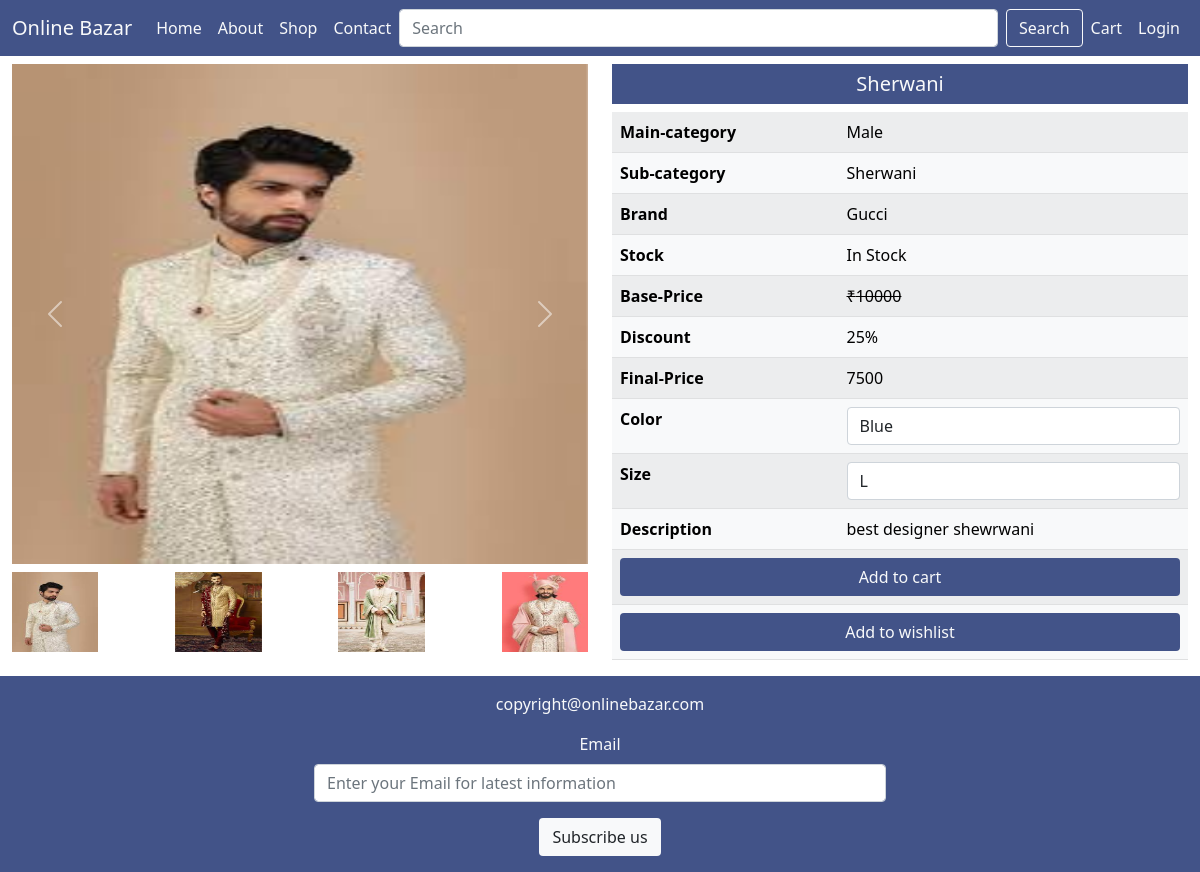
Page /single-product-page/9/ on the committed database.
### mainApp/models.py (models this page shows, shortened)
class Product(models.Model):
    id = models.AutoField(primary_key=True)
    name = models.CharField(max_length=20)
    maincategory = models.ForeignKey(Maincategory, on_delete=models.CASCADE)
    subcategory = models.ForeignKey(Subcategory, on_delete=models.CASCADE)
    brand = models.ForeignKey(Brand, on_delete=models.CASCADE)
    seller = models.ForeignKey(Seller, on_delete=models.CASCADE, default=None)
    baseprice = models.IntegerField()
    discount = models.IntegerField()
    finalprice = models.IntegerField()
    size = models.CharField(max_length=100)
    color = models.CharField(max_length=100)
    description = models.TextField()
    stock = models.CharField(max_length=20, default="In Stock")
    pic1 = models.ImageField(
        upload_to="images", default='nopic.jpg', null=True, blank=True)
    pic2 = models.ImageField(
        upload_to="images", default='nopic.jpg', null=True, blank=True)
    pic3 = models.ImageField(
        upload_to="images", default='nopic.jpg', null=True, blank=True)
    pic4 = models.ImageField(
        upload_to="images", default='nopic.jpg', null=True, blank=True)

class Maincategory(models.Model):
    id = models.AutoField(primary_key=True)
    name = models.CharField(max_length=20)
    def __str__(self):
        return self.name

class Subcategory(models.Model):
    id = models.AutoField(primary_key=True)
    name = models.CharField(max_length=20)
    def __str__(self):
        return self.name

class Brand(models.Model):
    id = models.AutoField(primary_key=True)
    name = models.CharField(max_length=20)
    def __str__(self):
        return self.name

### mainApp/views.py (the view)
# urls.py: path('single-product-page/<int:num>/',views.singleproductpage),
def singleproductpage(request, num):
    p = Product.objects.get(id=num)
    color = p.color.split(",")
    color = color[:-1]
    size = p.size.split(",")
    size = size[:-1]
    return render(request, "singleproductpage.html", {"Product": p, "Color": color, "Size": size})

### mainApp/templatetags/product.py (called while the page is built)
@register.filter('Stock')
def Stock(request,data):
    if(data=="In Stock"):
        return True
    else:
        return False

### mainApp/templates/singleproductpage.html (shortened to what this page needs)
{% extends 'index.html' %}
{% load static %}
{% load product %}
{% block body %}
<div class="container-fluid  mt-3">
    <div class="row">
        <div class="col-xxl-6 col-xl-6 col-lg-6 col-md-6 col-sm-12 col-12">
            <div id="carouselExampleFade" class="carousel slide carousel-fade" data-bs-ride="carousel">
                <div class="carousel-inner">
                    <div class="carousel-item active">
                        <img src="{{Product.pic1.url}}" height="500" class="d-block w-100">
                    </div>
                </div>
                <button class="carousel-control-prev" type="button" data-bs-target="#carouselExampleFade"
                    data-bs-slide="prev">
                    <span class="carousel-control-prev-icon" aria-hidden="true"></span>
                </button>
                <button class="carousel-control-next" type="button" data-bs-target="#carouselExampleFade"
                    data-bs-slide="next">
                    <span class="carousel-control-next-icon" aria-hidden="true"></span>
                </button>
            </div>
            <div class="mt-2 mb-2 d-flex justify-content-between">
                <img src="{{Product.pic1.url}}" height='80px' width='15%'>
                <img src="{{Product.pic2.url}}" height='80px' width='15%'>
                <img src="{{Product.pic3.url}}" height='80px' width='15%'>
                <img src="{{Product.pic4.url}}" height='80px' width='15%'>
            </div>
        </div>
        <div class="col-xxl-6 col-xl-6 col-lg-6 col-md-6 col-sm-12 col-12">
            <h5 class="background text-light text-center p-2">{{Product.name}}</h5>
            <table class="table table-light table-striped table-hover">
                <tr>
                    <th>Main-category</th>
                    <td>{{Product.maincategory}}</td>
                </tr>
                <tr>
                    <th>Sub-category</th>
                    <td>{{Product.subcategory}}</td>
                </tr>
                <tr>
                    <th>Brand</th>
                    <td>{{Product.brand}}</td>
                </tr>
                <tr>
                    <th>Stock</th>
                    <td>{{Product.stock}}</td>
                </tr>
                <tr>
                    <th>Base-Price</th>
                    <td><del>&#8377;{{Product.baseprice}}</del></td>
                </tr>
                <tr>
                    <th>Discount</th>
                    <td>{{Product.discount}}%</td>
                </tr>
                <tr>
                    <th>Final-Price</th>
                    <td>{{Product.finalprice}}</td>
                </tr>
                <form action="/add-to-cart/" method="post">
                    <tr>
                        <th>Color</th>
                        <td><select name="color" class="form-control">
                                {% for i in Color %}
                                <option value="{{i}}">{{i}}</option>
                                {% endfor %}
                            </select>
                        </td>
                    </tr>
                    <tr>
                        <th>Size</th>
                        <td><select name="size" class="form-control">
                                {% for i in Size %}
                                <option value="{{i}}">{{i}}</option>
                                {% endfor %}
                            </select>
                        </td>
                    </tr>
                    <tr>
                        <th>Description</th>
                        <td>{{Product.description}}</td>
                    </tr>
                    <tr>
                        {% if request|Stock:Product.stock %}
                        <th colspan="2"><button type="submit" class="btn background text-light w-100">Add to cart</button></th>
                        {% else %}
                        <th colspan="2"><button type="submit" disabled class="btn background text-light w-100">Add to cart</button></th>
                        {% endif %}
                    </tr>
                </form>
                <tr>
                    <th colspan="2"><a href="/add-to-wishlist/{{Product.id}}"
                            class="btn background text-light w-100">Add to wishlist</a></th>
                </tr>
            </table>
        </div>
    </div>
</div>
{% endblock %}

### mainApp/templates/index.html (shortened to what this page needs)
{% load static %}
<!DOCTYPE html>
<html lang="en">
<head>
  <link href="https://cdn.jsdelivr.net/npm/bootstrap@5.1.3/dist/css/bootstrap.min.css" rel="stylesheet"
>
  <link rel="stylesheet" href="{%static 'css/style.css' %}">
  <link rel="stylesheet" href="https://cdnjs.cloudflare.com/ajax/libs/font-awesome/4.7.0/css/font-awesome.min.css">
  <link rel="stylesheet"
    href="https://fonts.sandbox.google.com/css2?family=Material+Symbols+Sharp:opsz,wght,FILL,GRAD@20..48,100..700,0..1,-50..200" />
</head>
<body>
  <nav class="navbar navbar-expand-lg navbar-light background fixed-top">
    <div class="container-fluid">
      <a class="navbar-brand text-light" href="/">Online Bazar</a>
      <div class="collapse navbar-collapse" id="navbarSupportedContent">
        <ul class="navbar-nav me-auto mb-2 mb-lg-0">
          <li class="nav-item">
            <a class="nav-link text-light active" aria-current="page" href="/">Home</a>
          </li>
          <li class="nav-item">
            <a class="nav-link text-light" href="#">About</a>
          </li>
          <li class="nav-item">
            <a class="nav-link text-light" href="/shop/All/All/All">Shop</a>
          </li>
          <li class="nav-item">
            <a class="nav-link text-light" href="/contact/">Contact</a>
          </li>
        </ul>
        <form class="d-flex w-100" method="post" action="/shop/All/All/All/">
          <input class="form-control me-2" type="search" name="search" placeholder="Search" aria-label="Search">
          <button class="btn btn-outline-light" type="submit">Search</button>
        </form>
        <ul class="navbar-nav me-auto mb-2 mb-lg-0">
          <li class="nav-item ">
            <a class="nav-link text-light" href="/cart/">Cart</a>
          </li>
          {% if request.user.is_authenticated %}
          <li class="nav-item  dropdown">
            <a class="nav-link dropdown-toggle text-light" href="#" id="navbarDropdown" role="button"
              data-bs-toggle="dropdown" aria-expanded="false">
              {{request.user}}
            </a>
            <ul class="dropdown-menu" aria-labelledby="navbarDropdown">
              <li><a class="dropdown-item" href="/profile/">Profile</a></li>
              <li><a class="dropdown-item" href="/logout/">Logout</a></li>
            </ul>
          </li>
          {% else %}
          <li class="nav-item ">
            <a class="nav-link text-light" href="/login/">Login</a>
          </li>
          {% endif %}
        </ul>
      </div>
    </div>
  </nav>
  <br>
  <br>
  {% block body %}{% endblock %}
  <footer class="background p-3 text-light text-center">
    <p>copyright@onlinebazar.com</p>
    <div class="row">
      <div class="col-md-3 col-sm-12 col-12"></div>
      <div class="col-md-6 col-sm-12 col-12">
        <form action="/" method="post">
          <div class="mb-3">
            <label for="email" class="form-label">Email</label>
            <input type="email" class="form-control" name="email" placeholder="Enter your Email for latest information">
          </div>
          <button type="submit" class="btn bg-light">Subscribe us</button>
        </form>
      </div>
      <div class="col-md-3 col-sm-12 col-12"></div>
    </div>
  </footer>
</body>
</html>

### mainApp/static/css/style.css (style rules this page uses)
.background { background-color: rgb(66, 83, 136); }

### rows in the picture
Product: pic1 (picture), pic2 (picture), pic3 (picture), pic4 (picture), name "Sherwani", maincategory "Male", subcategory "Sherwani", brand "Gucci", stock "In Stock", baseprice "10000", discount "25", finalprice "7500", description "best designer shewrwani"

### other values in the picture
form field color "Blue"
form field size "L"
